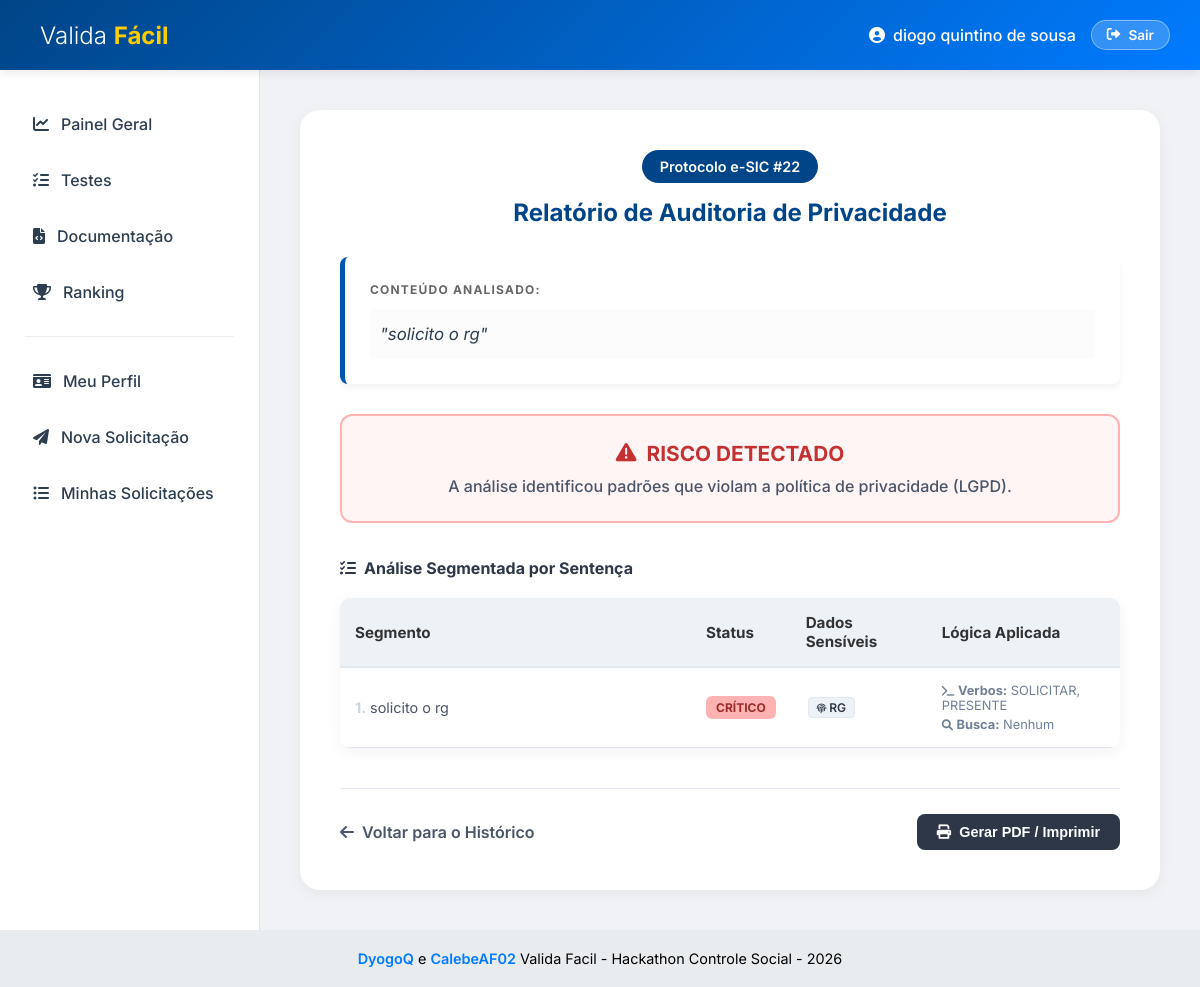
Page /detalhes_solicitacao/22 (signed in) on the committed database.
### tables this page shows
CREATE TABLE solicitacoes
    (
        id
        INTEGER
        PRIMARY
        KEY
        AUTOINCREMENT,
        usuario_id
        INTEGER
        NOT
        NULL,
        texto
        TEXT
        NOT
        NULL,
        data_envio
        TIMESTAMP
        DEFAULT
        CURRENT_TIMESTAMP,
        FOREIGN
        KEY
                       (
        usuario_id
                       ) REFERENCES usuarios
                       (
                           id
                       ) );

### src/paginas/real/solicitacao.py (the view)
@solicitacao_bp.route("/detalhes_solicitacao/<int:solicitacao_id>")
@login_required
def detalhes_solicitacao(solicitacao_id):
    conn = sqlite3.connect(obter_caminho_banco())
    cursor = conn.cursor()
    cursor.execute("""
                   SELECT texto, data_envio
                   FROM solicitacoes
                   WHERE id = ?
                     AND usuario_id = ?
                   """, (solicitacao_id, session["user_id"]))
    resultado_db = cursor.fetchone()
    conn.close()
    if not resultado_db:
        flash("Solicitação não encontrada.", "error")
        return redirect(url_for("solicitacao.ver_solicitacoes"))
    texto_solicitacao = resultado_db[0]
    from src.utils.carregador import processar_index
    analise = processar_index(texto_solicitacao)
    return render_template(
        "real/pagina_detalhes_analise.html",
        id=solicitacao_id,
        texto=texto_solicitacao,
        resposta=analise
    )

### src/paginas/real/auth.py (called while the page is built)
def login_required(f):
    @wraps(f)
    def decorated_function(*args, **kwargs):
        if "user_id" not in session:  # Use 'user_id' aqui
            flash("Você precisa estar logado para acessar o perfil.", "error")
            return redirect(url_for("auth.login"))
        return f(*args, **kwargs)
    return decorated_function

### src/utils/banco.py (called while the page is built)
def obter_caminho_banco() -> str:
    base_dir = os.path.abspath(os.path.join(os.path.dirname(__file__), "..", ".."))
    dados_dir = os.path.join(base_dir, "dados")
    os.makedirs(dados_dir, exist_ok=True)
    return os.path.join(dados_dir, "banco.db")

def registrar_palavra_proibida(palavra: str) -> None:
    db_path = obter_caminho_banco()
    with sqlite3.connect(db_path) as conn:
        cursor = conn.cursor()
        cursor.execute("""
            SELECT quantidade FROM palavras_proibidas_mais_buscadas WHERE palavra = ?
        """, (palavra,))
        row = cursor.fetchone()
        if row:
            nova_qtd = row[0] + 1
            cursor.execute("""
                UPDATE palavras_proibidas_mais_buscadas
                SET quantidade = ?
                WHERE palavra = ?
            """, (nova_qtd, palavra))
        else:
            cursor.execute("""
                INSERT INTO palavras_proibidas_mais_buscadas (palavra, quantidade)
                VALUES (?, ?)
            """, (palavra, 1))
        conn.commit()

### src/utils/texto.py (called while the page is built)
def normalizar_ao_retirar_acentuacao_e_cedilha(texto: str) -> str:
    nfkd = unicodedata.normalize("NFKD", texto)
    sem_acento = "".join([c for c in nfkd if not unicodedata.combining(c)])
    sem_acento = sem_acento.replace("ç", "c").replace("Ç", "C")
    return sem_acento.upper()

def limpar_texto(texto: str) -> str:
    apenas_letras_numeros = re.sub(r'[^A-Za-z0-9 ]+', '', texto)
    return apenas_letras_numeros.upper()

### templates/real/pagina_detalhes_analise.html (shortened to what this page needs)
{% extends "base.html" %}
{% block main %}
<section class="content">
    <div style="text-align:center; margin-bottom:30px;">
        <span class="badge" style="background-color: var(--primary); color: white; padding: 8px 18px; border-radius: 20px; font-size: 0.9rem; font-weight: 600;">
            Protocolo e-SIC #{{ id }}
        </span>
        <h2 style="color: var(--primary); font-weight: 700; margin-top: 15px;">Relatório de Auditoria de Privacidade</h2>
    </div>
    <div class="card-analise" style="background-color: #fff; border-left: 5px solid #0056b3; padding: 25px; margin-bottom: 30px; border-radius: 8px; box-shadow: 0 4px 6px rgba(0,0,0,0.05);">
        <h4 style="margin-bottom: 12px; color: #666; font-size: 0.75rem; text-transform: uppercase; letter-spacing: 1.2px; font-weight: 700;">Conteúdo Analisado:</h4>
        <p style="font-style: italic; font-size: 1.05rem; line-height: 1.8; color: #2c3e50; background: #fcfcfc; padding: 10px; border-radius: 4px;">
            "{{ texto }}"
        </p>
    </div>
    {% if resposta %}
        <div style="padding: 25px; border-radius: 12px; text-align: center; margin-bottom: 35px;
             background-color: {% if resposta.STATUS == 'True' %}#fff5f5{% else %}#f0fff4{% endif %};
             border: 2px solid {% if resposta.STATUS == 'True' %}#feb2b2{% else %}#9ae6b4{% endif %};">
            <h3 style="margin: 0; color: {% if resposta.STATUS == 'True' %}#c53030{% else %}#22543d{% endif %}; font-size: 1.3rem; display: flex; align-items: center; justify-content: center; gap: 10px;">
                {% if resposta.STATUS == 'True' %}
                    <i class="fas fa-exclamation-triangle"></i> RISCO DETECTADO
                {% else %}
                    <i class="fas fa-shield-check"></i> CONTEÚDO SEGURO
                {% endif %}
            </h3>
            <p style="margin-top: 10px; color: #4a5568; font-weight: 500; font-size: 1rem;">
                {% if resposta.STATUS == 'True' %}
                    A análise identificou padrões que violam a política de privacidade (LGPD).
                {% else %}
                    Esta solicitação está em conformidade com as normas de transparência ativa.
                {% endif %}
            </p>
        </div>
        <h4 style="margin-bottom: 20px; font-weight: 700; color: #2d3748; display: flex; align-items: center; gap: 8px;">
            <i class="fas fa-list-check"></i> Análise Segmentada por Sentença
        </h4>
        <div style="overflow-x: auto; background: white; border-radius: 10px; box-shadow: var(--shadow);">
            <table class="table" style="width: 100%; border-collapse: collapse; min-width: 600px;">
                <thead>
                    <tr style="background-color: #edf2f7; text-align: left;">
                        <th style="padding: 15px; border-bottom: 2px solid #e2e8f0; width: 45%;">Segmento</th>
                        <th style="padding: 15px; border-bottom: 2px solid #e2e8f0;">Status</th>
                        <th style="padding: 15px; border-bottom: 2px solid #e2e8f0;">Dados Sensíveis</th>
                        <th style="padding: 15px; border-bottom: 2px solid #e2e8f0;">Lógica Aplicada</th>
                    </tr>
                </thead>
                <tbody>
                    {% for linha in resposta.linhas %}
                        <tr style="border-bottom: 1px solid #edf2f7;">
                            <td style="padding: 15px; color: #4a5568; font-size: 0.9rem; line-height: 1.5;">
                                <strong style="color: #cbd5e0;">{{ loop.index }}.</strong> {{ linha.texto }}
                            </td>
                            <td style="padding: 15px;">
                                {% if linha.status == "True" %}
                                    <span class="badge badge-danger" style="background: #feb2b2; color: #9b2c2c; padding: 4px 10px; border-radius: 6px; font-weight: bold; font-size: 0.75rem;">CRÍTICO</span>
                                {% else %}
                                    <span class="badge badge-success" style="background: #c6f6d5; color: #22543d; padding: 4px 10px; border-radius: 6px; font-weight: bold; font-size: 0.75rem;">SEGURO</span>
                                {% endif %}
                            </td>
                            <td style="padding: 15px;">
                                {% if linha.encontrados %}
                                    {% for dado in linha.encontrados %}
                                        <span style="display: inline-block; background: #edf2f7; color: #2d3748; padding: 2px 8px; border-radius: 4px; font-size: 0.75rem; margin: 2px; border: 1px solid #e2e8f0; font-weight: 600;">
                                            <i class="fas fa-fingerprint" style="font-size: 0.6rem;"></i> {{ dado }}
                                        </span>
                                    {% endfor %}
                                {% else %}
                                    <span style="color: #a0aec0; font-size: 0.8rem; font-style: italic;">Nenhum risco</span>
                                {% endif %}
                            </td>
                            <td style="padding: 15px; font-size: 0.8rem; color: #718096;">
                                <div style="margin-bottom: 4px;"><i class="fas fa-terminal" style="font-size: 0.7rem;"></i> <strong>Verbos:</strong> {{ linha.verbos | join(', ') if linha.verbos else 'Nenhum' }}</div>
                                <div><i class="fas fa-search" style="font-size: 0.7rem;"></i> <strong>Busca:</strong> {{ linha.interrogativas | join(', ') if linha.interrogativas else 'Nenhum' }}</div>
                            </td>
                        </tr>
                    {% endfor %}
                </tbody>
            </table>
        </div>
    {% endif %}
    <div style="margin-top: 40px; display: flex; justify-content: space-between; align-items: center; border-top: 1px solid #e2e8f0; padding-top: 25px;">
        <a href="{{ url_for('solicitacao.ver_solicitacoes') }}" class="btn-ghost" style="color: #4a5568; text-decoration: none; font-weight: 600; display: flex; align-items: center; gap: 8px;">
            <i class="fas fa-arrow-left"></i> Voltar para o Histórico
        </a>
        <button onclick="window.print()" class="btn-primary" style="background: #2d3748; color: white; border: none; padding: 10px 20px; border-radius: 8px; cursor: pointer; display: flex; align-items: center; gap: 8px; font-weight: 600;">
            <i class="fas fa-print"></i> Gerar PDF / Imprimir
        </button>
    </div>
</section>
{% endblock %}

### static/css/style.css (style rules this page uses)
:root { --primary: #004587; --secondary: #007bff; --success: #2ecc71; --danger: #e74c3c; --warning: #f1c40f; --bg-body: #f0f2f5; --sidebar-bg: #ffffff; --text-main: #2c3e50; --text-muted: #7f8c8d; --shadow: 0 4px 15px rgba(0, 0, 0, 0.05); --transition: all 0.3s cubic-bezier(0.25, 0.8, 0.25, 1); }
* { margin: 0; padding: 0; box-sizing: border-box; }
body { font-family: 'Inter', sans-serif; background-color: var(--bg-body); color: var(--text-main); overflow-x: hidden; }
.btn-logout, .btn-login, .btn-primary { padding: 10px 20px; border-radius: 25px; text-decoration: none; font-weight: 600; font-size: 0.9rem; transition: var(--transition); border: none; cursor: pointer; display: inline-flex; align-items: center; gap: 8px; }
.btn-primary { background: var(--secondary); color: white; }
.table { width: 100%; border-collapse: collapse; font-size: 0.95rem; background-color: #fff; border-radius: 8px; overflow: hidden; box-shadow: 0 2px 6px rgba(0, 0, 0, 0.05); }
.table thead { background-color: #f8f9fa; color: #333; font-weight: 600; }
.table th, .table td { padding: 14px 16px; text-align: left; border-bottom: 1px solid #e2e8f0; }
.badge { padding: 4px 10px; border-radius: 6px; font-size: 0.75rem; font-weight: 600; display: inline-block; }
.badge-danger { background-color: #feb2b2; color: #9b2c2c; }

### rows in the picture
solicitacoes: texto "solicito o rg", encontrados "RG", verbos "SOLICITAR, PRESENTE", interrogativas "Nenhum"

### other values in the picture
{{ session.get('user_name', 'Usuário') }} "diogo quintino de sousa"
{{ id }} "22"
